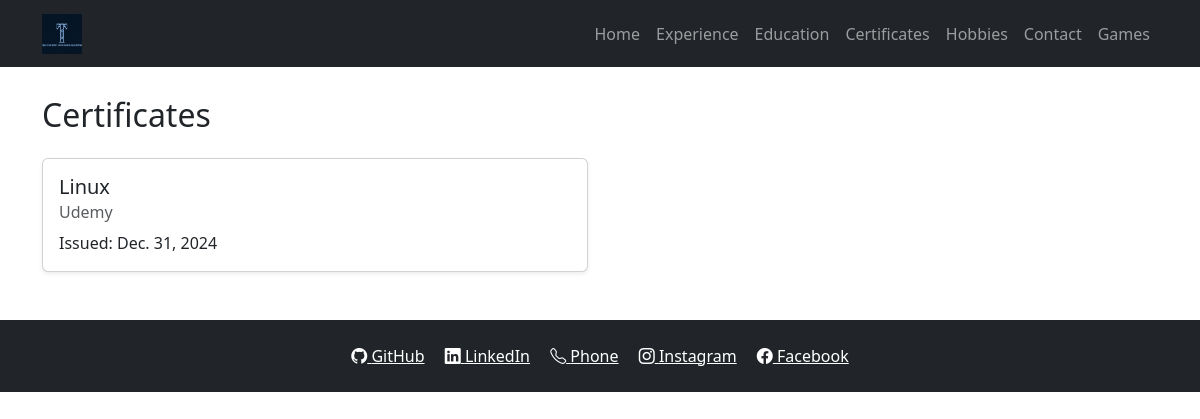
The app's page /certificates/ with its own data.
### certificates/models.py (models this page shows, shortened)
class Certificate(models.Model):
    title = models.CharField(max_length=100)
    issuer = models.CharField(max_length=100)
    issue_date = models.DateField()
    certificate_url = models.URLField(blank=True)
    file = models.FileField(upload_to='certificates/', blank=True)

### certificates/views.py (the view)
# urls.py: path('', views.home, name='certificates-home'),
def home(request):
    certificates = Certificate.objects.all()
    return render(request, 'certificates/home.html', {'certificates': certificates})

### certificates/templates/certificates/home.html (shortened to what this page needs)
{% extends "base.html" %}
{% block content %}
<h2 class="mb-4">Certificates</h2>
<div class="row row-cols-1 row-cols-md-2 g-4">
    {% for cert in certificates %}
    <div class="col">
        <div class="card shadow-sm">
            <div class="card-body">
                <h5 class="card-title">{{ cert.title }}</h5>
                <h6 class="card-subtitle mb-2 text-muted">{{ cert.issuer }}</h6>
                <p class="card-text">Issued: {{ cert.issue_date }}</p>
            </div>
        </div>
    </div>
    {% endfor %}
</div>
{% endblock %}

### records on screen
Certificate: title "Linux", issuer "Udemy", issue_date "Dec. 31, 2024"
